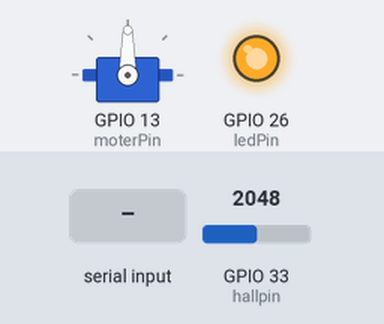
Simulated run of this sketch. Board: ESP32. On the bench: servo, output pins drawn as LEDs (lit = HIGH). The inputs (shaded band) are chosen by the test bench; at power-on: GPIO 33 (hallpin) = 2048. WiFi joins after 1.5 s; servers stay silent unless stated; web services answer with replies made up by the test bench; what the sketch prints to the serial monitor is not drawn.

Above: at 3.2 s.
3.3 s: "A" received over Serial
At 4.7 s:
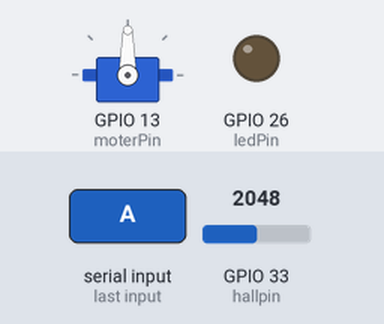
5.6 s: GPIO 33 (hallpin) set to 2511
8.6 s: GPIO 33 (hallpin) set to 2609
At 13.3 s:
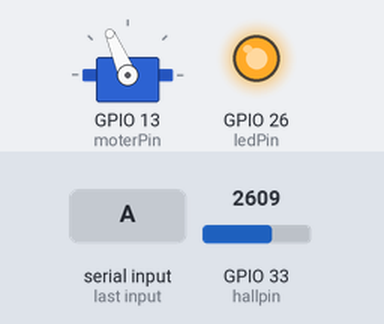
13.7 s: "A" received over Serial
At 15.4 s:
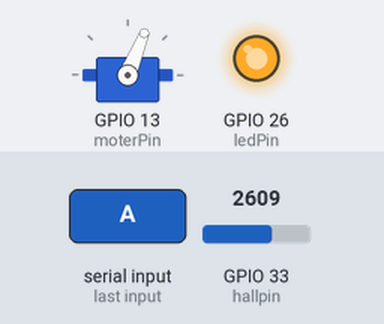
16.7 s: GPIO 33 (hallpin) set to 2047
At 18.6 s:
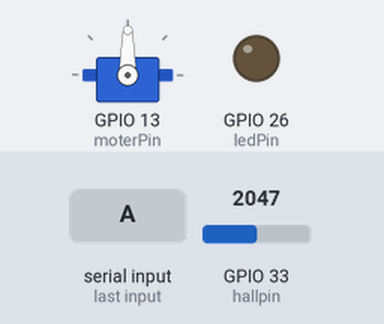
Timing chart, 0 to 20.0 s (numbered marks = the images above; inputs shaded):
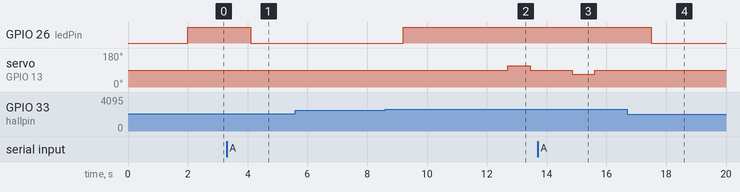

Measured:
- the behaviour switches between 2580 and 2581 on GPIO 33 (hallpin) (found by bisection; images 1 and 2)
- after the input at 3.3 s, GPIO 26 (ledPin): HIGH → LOW after 0.80 s
- after the input at 5.6 s, every drawn part: stays the same
- after the input at 8.6 s, GPIO 26 (ledPin): LOW → HIGH after 0.61 s; servo on GPIO 13 (moterPin): 90° → 113° after 4.1 s, → 90° 0.75 s later
- after the input at 13.7 s, servo on GPIO 13 (moterPin): 90° → 68° after 1.2 s, → 90° 0.75 s later
- after the input at 16.7 s, GPIO 26 (ledPin): HIGH → LOW after 0.81 s

The sketch:

magnet_IoT6.ino
```cpp
#include <ESP32Servo.h>
// line送信
#include <WiFi.h>
#include <HTTPClient.h>

const char* ssid = "AP01-01";
const char* password =  "1qaz2wsxs";

const String endpoint = "https://maker.ifttt.com/trigger/";//定型url
const String eventName = "SchooMyIoT";//IFTTTのEvent Name
const String conn = "/with/key/";//定型url
const String Id = "SpluMUtU_DTXM5clG3iYt";//自分のIFTTTのYour Key
//const String value ="?value1=aaa&value2=bbbb&value3=ccccc";//値 value1=xxxx value2=xxxxx value3=xxxxx
//const String value ="?value1=a";   //値 value1=xxxx value2=xxxxx value3=xxxxx

#define hallpin 33 //INA:33 INB:32
#define ledPin 26 //OUTA:26 OUTB:13
#define moterPin 13
#define on LOW
#define off HIGH
Servo myservo;

byte val;
byte val2;
//bool ledOn = false; // LEDの状態を記録する変数
bool servoMoved = false; // Servoの動きを記録する変数
bool onceopen = false;
bool onceclose = false;
bool personcoming = false;
float gauss;

void setup() {
  // line送信
  Serial.begin(115200);
  WiFi.begin(ssid, password);
  while (WiFi.status() != WL_CONNECTED) {
    delay(1000);
    Serial.println("Connecting to WiFi..");
  }
  Serial.println("Connected to the WiFi network");

  Serial.begin(115200);
  pinMode(hallpin, INPUT);
  pinMode(ledPin, OUTPUT);
  digitalWrite(ledPin, off);
  myservo.attach(moterPin, 700, 2300);
}

float gaussculc(){
  int base = 1650; // ゼロガウス(0G) = 2.5V(2500mV)
  // アナログ入力の値を電圧に変換(mV)
  float voltage = (analogRead(hallpin) / 4096.0) * 3.3 * 1000;
  float gauss = abs((voltage - base) / 3.3); // 1ガウス(1G) = 5mV
  delay(500);
  return gauss;
}

void rightrotate(){
  myservo.write(1300);
  delay(750);
  myservo.write(1500);
}

void leftrotate(){
  myservo.write(1700);
  delay(750);
  myservo.write(1500);
}

void resetrotation(){
  val2 = Serial.read();
  if ( val2 == 'r'){
    myservo.write(1300);
    delay(750);
    myservo.write(1500);
  }
  else if ( val2 == 'l') {
    myservo.write(1700);
    delay(750);
    myservo.write(1500);
  }
}

void loop() {
  //resetrotation();

  val = Serial.read();
  servoMoved = false;

  if(val == 'A'){
    personcoming = true;
    onceopen = false;

    if ((WiFi.status() == WL_CONNECTED)) {

      HTTPClient http;

      //http.begin(endpoint + eventName + conn + Id + value); //URLを指定
      http.begin(endpoint + eventName + conn + Id); //URLを指定
      int httpCode = http.GET();  //GETリクエストを送信

      if (httpCode == 200) { //返答がある場合
        Serial.println("200.OK");
      }else {
        Serial.println("Error on HTTP request");
      }
      http.end(); //Free the resources
      }
  }

  if(personcoming == true){
    gauss = gaussculc();

    // 磁石のプラスチック側（N極）をHallセンサーの「Hall」シルク側へ近づけるとgauss値が高くなる。
    if (gauss >= 130 && onceopen == false) {

      rightrotate();
      onceopen = true;
      delay(500);
      Serial.println("閉まっています");

    } else if(gauss >= 130 && onceclose == true) {
      digitalWrite(ledPin, off);
      delay(3500);
      leftrotate();
      personcoming = false;
      onceclose = false;
      delay(500);
      Serial.println("閉まっていますB");
    }
    else if(gauss < 130) {
      digitalWrite(ledPin, on);
      delay(500);
      onceopen = true;
      onceclose = true;
      delay(500);
      Serial.println("開いています");
    }
    else{
      Serial.println("開錠中");
    }
  }
  //Serial.println("待機中..");
  Serial.print("val:");
  Serial.println(val);
  //Serial.print("personcoming:");
  //Serial.println(personcoming);
  delay(200);
}
```
